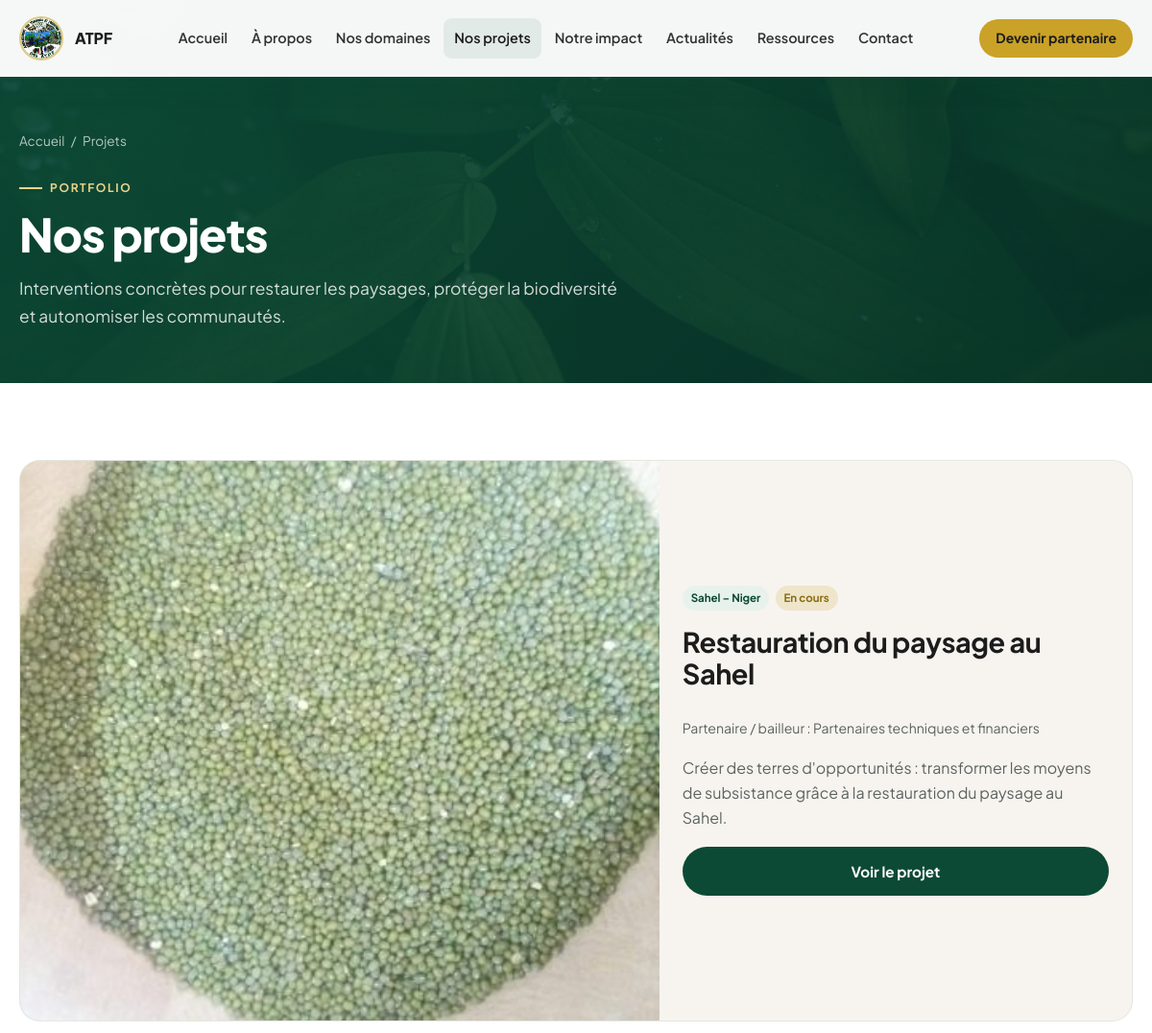
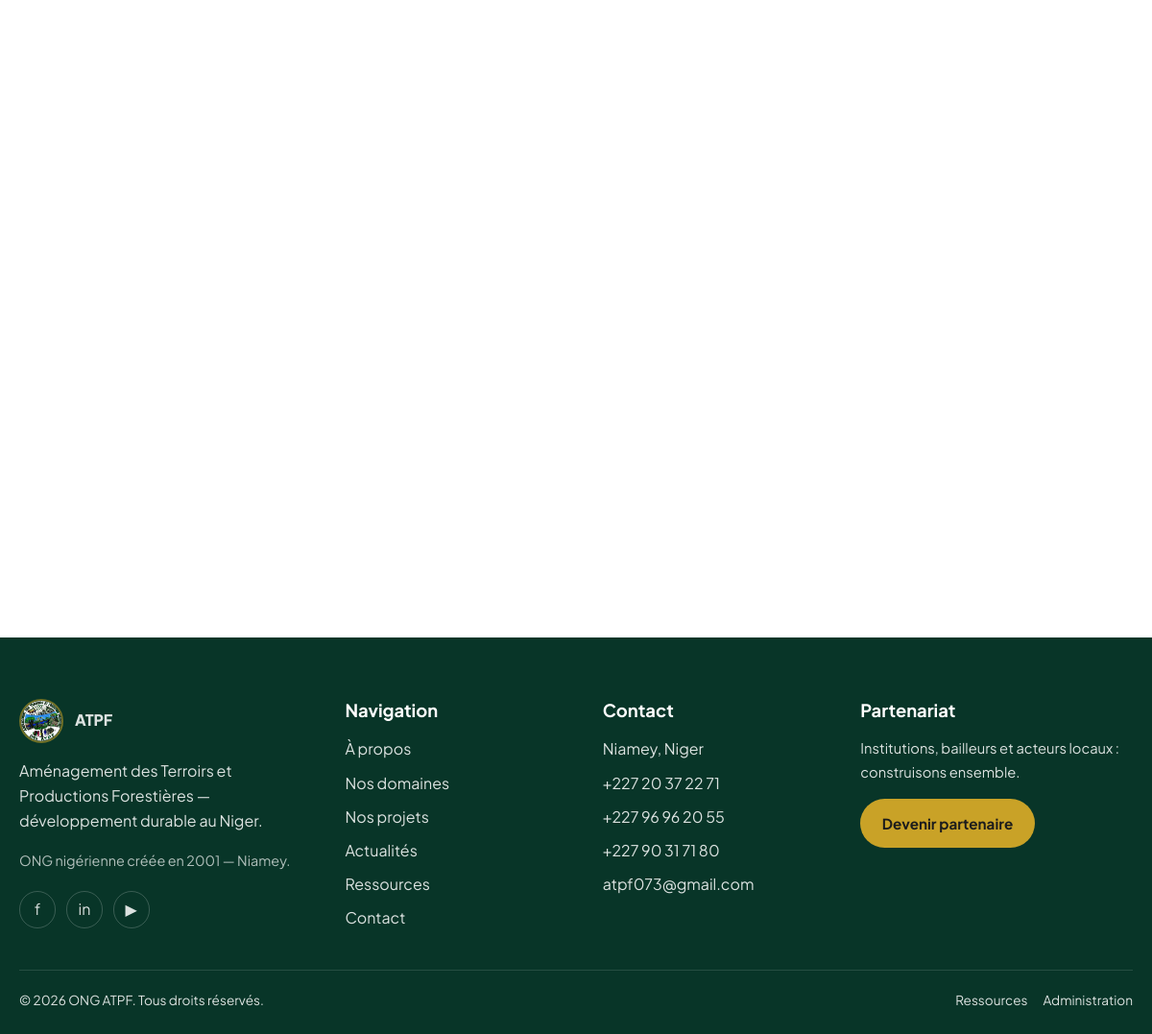
Screenshot of /projets with the database file from the repository (2 pictures, top to bottom).
### tables this page shows
CREATE TABLE projects (
  id INT UNSIGNED AUTO_INCREMENT PRIMARY KEY,
  title VARCHAR(255) NOT NULL,
  slug VARCHAR(255) NOT NULL UNIQUE,
  summary TEXT NOT NULL,
  content LONGTEXT NULL,
  cover_image VARCHAR(255) NULL,
  gallery JSON NULL,
  zone VARCHAR(255) NULL,
  period_start DATE NULL,
  period_end DATE NULL,
  period_label VARCHAR(120) NULL,
  partner_name VARCHAR(255) NULL,
  status ENUM('active','completed','planned','draft') NOT NULL DEFAULT 'draft',
  beneficiaries_note VARCHAR(255) NULL,
  is_featured TINYINT(1) NOT NULL DEFAULT 0,
  is_published TINYINT(1) NOT NULL DEFAULT 0,
  published_at DATETIME NULL,
  meta_title VARCHAR(255) NULL,
  meta_description VARCHAR(320) NULL,
  sort_order INT NOT NULL DEFAULT 0,
  created_at DATETIME NOT NULL DEFAULT CURRENT_TIMESTAMP,
  updated_at DATETIME NOT NULL DEFAULT CURRENT_TIMESTAMP ON UPDATE CURRENT_TIMESTAMP,
  INDEX idx_status (status),
  INDEX idx_published (is_published)
);

### app/Controllers/ProjectController.php (called while the page is built, shortened)
<?php
class ProjectController extends Controller
{
    public function index(): void
    {
        view('pages/projets/index', $this->seo(
            'Nos projets | ATPF Niger',
            'Découvrez les projets d\'ATPF : restauration des paysages, Parc W, Zone Girafe et autonomisation des femmes.'
        ) + [
            'projects' => Project::published(),
        ]);
    }
}

### index.php (called while the page is built, shortened)
<?php
$router = new Router();
$router->get('/', [HomeController::class, 'index']);
$router->get('/a-propos', [PageController::class, 'about']);
$router->get('/domaines', [PageController::class, 'domains']);
$router->get('/projets', [ProjectController::class, 'index']);
$router->get('/projets/{slug}', [ProjectController::class, 'show']);
$router->get('/impact', [PageController::class, 'impact']);
$router->get('/actualites', [NewsController::class, 'index']);
$router->get('/actualites/{slug}', [NewsController::class, 'show']);
$router->get('/ressources', [PageController::class, 'resources']);
$router->get('/partenaires', [PageController::class, 'partners']);
$router->get('/contact', [PageController::class, 'contact']);
$router->post('/contact', [PageController::class, 'contactSubmit']);
$router->get('/api/regions/{slug}', [ApiController::class, 'region']);
$router->get('/admin/login', [AdminController::class, 'loginForm']);
$router->post('/admin/login', [AdminController::class, 'login']);
$router->get('/admin/logout', [AdminController::class, 'logout']);
$router->get('/admin', [AdminController::class, 'dashboard']);
$router->get('/admin/projets', [AdminController::class, 'projects']);
$router->get('/admin/projets/create', [AdminController::class, 'projectForm']);
$router->get('/admin/projets/edit/{id}', [AdminController::class, 'projectForm']);
$router->post('/admin/projets/save', [AdminController::class, 'projectSave']);
$router->post('/admin/projets/delete', [AdminController::class, 'projectDelete']);
$router->get('/admin/actualites', [AdminController::class, 'news']);
$router->get('/admin/actualites/create', [AdminController::class, 'newsForm']);
$router->get('/admin/actualites/edit/{id}', [AdminController::class, 'newsForm']);
$router->post('/admin/actualites/save', [AdminController::class, 'newsSave']);
$router->post('/admin/actualites/delete', [AdminController::class, 'newsDelete']);
$router->get('/admin/partenaires', [AdminController::class, 'partners']);
$router->post('/admin/partenaires/save', [AdminController::class, 'partnerSave']);
$router->post('/admin/partenaires/delete', [AdminController::class, 'partnerDelete']);
$router->get('/admin/chiffres', [AdminController::class, 'stats']);
$router->post('/admin/chiffres/save', [AdminController::class, 'statsSave']);
$router->get('/admin/messages', [AdminController::class, 'messages']);
$router->post('/admin/messages/read', [AdminController::class, 'messageRead']);
$router->get('/admin/ressources', [AdminController::class, 'resources']);
$router->post('/admin/ressources/save', [AdminController::class, 'resourceSave']);
$router->dispatch($_SERVER['REQUEST_METHOD'], $_SERVER['REQUEST_URI'] ?? '/');

### app/Database.php (called while the page is built, shortened)
<?php
class Database
{
    private static ?PDO $pdo = null;
    public static function connect(array $config): void
    {
        $dsn = sprintf(
            'mysql:host=%s;port=%s;dbname=%s;charset=utf8mb4',
            $config['host'],
            $config['port'],
            $config['database']
        );
        self::$pdo = new PDO($dsn, $config['username'], $config['password'], [
            PDO::ATTR_ERRMODE => PDO::ERRMODE_EXCEPTION,
            PDO::ATTR_DEFAULT_FETCH_MODE => PDO::FETCH_ASSOC,
            PDO::ATTR_EMULATE_PREPARES => false,
            PDO::MYSQL_ATTR_INIT_COMMAND => "SET NAMES utf8mb4 COLLATE utf8mb4_unicode_ci",
        ]);
        self::$pdo->exec("SET NAMES utf8mb4 COLLATE utf8mb4_unicode_ci");
    }
    public static function pdo(): PDO
    {
        return self::$pdo;
    }
    public static function query(string $sql, array $params = []): PDOStatement
    {
        $stmt = self::pdo()->prepare($sql);
        $stmt->execute($params);
        return $stmt;
    }
    public static function fetchAll(string $sql, array $params = []): array
    {
        return self::query($sql, $params)->fetchAll();
    }
}

### app/Models/Project.php (called while the page is built, shortened)
<?php
class Project
{
    public static function published(int $limit = 0, bool $featuredOnly = false): array
    {
        $sql = "SELECT * FROM projects WHERE is_published = 1";
        $sql .= " ORDER BY sort_order ASC, published_at DESC";
        return Database::fetchAll($sql);
    }
}

### app/media.php (called while the page is built, shortened)
<?php
function atpf_img(string $file): string
{
    return asset('assets/images/atpf/' . ltrim($file, '/'));
}

### views/pages/projets/index.php (the view, shortened to what this page needs)
<section class="page-hero">
  <div class="container">
    <nav class="breadcrumb" aria-label="Fil d'Ariane">
      <a href="<?= base_path() ?>">Accueil</a><span>/</span><span>Projets</span>
    </nav>
    <p class="eyebrow">Portfolio</p>
    <h1 class="h1">Nos projets</h1>
    <p class="lead">Interventions concrètes pour restaurer les paysages, protéger la biodiversité et autonomiser les communautés.</p>
  </div>
</section>
<section class="section section-projects">
  <div class="container">
    <?php if (empty($projects)): ?>
      <div class="empty-state">Aucun projet publié pour le moment.</div>
    <?php else: ?>
      <?php
      $fallbacks = [atpf_img('photo-mung1.jpg'), atpf_img('mung3-scaled.jpg'), atpf_img('wa-184256.jpeg')];
      $featured = $projects[0];
      $rest = array_slice($projects, 1);
      $img0 = (!empty($featured['cover_image']) && is_file(ROOT_PATH.'/'.ltrim($featured['cover_image'],'/')))
        ? asset($featured['cover_image']) : $fallbacks[0];
      ?>
      <div class="project-spotlight reveal">
        <div class="project-spotlight-media">
          <img src="<?= e($img0) ?>" alt="<?= e($featured['title']) ?>" loading="lazy">
        </div>
        <div class="project-spotlight-body">
          <div class="meta-row">
            <?php if ($featured['zone']): ?><span class="chip"><?= e($featured['zone']) ?></span><?php endif; ?>
            <?php if ($featured['period_label']): ?><span class="chip chip-gold"><?= e($featured['period_label']) ?></span><?php endif; ?>
          </div>
          <h2 class="h2" style="font-size:clamp(1.4rem,2.4vw,1.9rem)"><?= e($featured['title']) ?></h2>
          <?php if ($featured['partner_name']): ?>
            <p class="project-meta-line">Partenaire / bailleur : <?= e($featured['partner_name']) ?></p>
          <?php endif; ?>
          <p class="prose" style="margin:0"><?= e(truncate($featured['summary'], 200)) ?></p>
          <a class="btn btn-dark" href="<?= base_path('projets/' . $featured['slug']) ?>">Voir le projet</a>
        </div>
      </div>
      <?php if ($rest): ?>
        <div class="grid-2 project-side-grid" style="margin-top:1.5rem">
        </div>
      <?php endif; ?>
    <?php endif; ?>
  </div>
</section>

### app/Router.php (shortened to what this page needs)
<?php
class Router
{
    private array $routes = [];
    private function add(string $method, string $path, callable|array $handler): void
    {
        $this->routes[] = compact('method', 'path', 'handler');
    }
    public function dispatch(string $method, string $uri): void
    {
        $path = parse_url($uri, PHP_URL_PATH) ?: '/';
        $base = rtrim((string) config('base_path'), '/');
        if ($base && str_starts_with($path, $base)) {
            $path = substr($path, strlen($base)) ?: '/';
        }
        $path = '/' . trim($path, '/');
        if ($path !== '/') {
            $path = rtrim($path, '/');
        }
        foreach ($this->routes as $route) {
            $pattern = preg_replace('#\{([a-zA-Z_]+)\}#', '(?P<$1>[^/]+)', $route['path']);
            $pattern = '#^' . $pattern . '$#';
            if (!preg_match($pattern, $path, $matches)) {
                continue;
            }
            $params = array_filter($matches, 'is_string', ARRAY_FILTER_USE_KEY);
            $handler = $route['handler'];
            if (is_array($handler)) {
                [$class, $action] = $handler;
                $controller = new $class();
                call_user_func_array([$controller, $action], $params);
                return;
            }
            return;
        }
    }
}

### assets/css/app.css (style rules this page uses)
:root { --adk-green: #0c4a36; --adk-green-deep: #083528; --adk-green-soft: #1a6b4f; --adk-green-pale: #e8f2ec; --adk-gold: #c9a227; --adk-gold-soft: #e8d48a; --adk-cream: #f7f4ef; --adk-beige: #ede6d9; --adk-ink: #1c1c1c; --adk-muted: #5c635f; --adk-white: #ffffff; --adk-radius: 1rem; --header-h: 5rem; --font-sans: "Plus Jakarta Sans", "Segoe UI", sans-serif; }
*, *::before, *::after { box-sizing: border-box; }
html { scroll-behavior: smooth; }
body { margin: 0; font-family: var(--font-sans); color: var(--adk-ink); background: var(--adk-cream); line-height: 1.65; -webkit-font-smoothing: antialiased; }
img { max-width: 100%; height: auto; display: block; }
a { color: inherit; text-decoration: none; }
.container { width: min(1180px, calc(100% - 2.5rem)); margin-inline: auto; }
.eyebrow { display: inline-flex; align-items: center; gap: .5rem; font-size: .75rem; font-weight: 700; letter-spacing: .14em; text-transform: uppercase; color: var(--adk-gold); }
.eyebrow::before { content: ""; width: 1.5rem; height: 2px; background: currentColor; }
.h1 { font-size: clamp(2.2rem, 5vw, 3.75rem); line-height: 1.08; font-weight: 700; letter-spacing: -.02em; margin: 0 0 1rem; }
.h2 { font-size: clamp(1.75rem, 3vw, 2.5rem); line-height: 1.15; font-weight: 700; letter-spacing: -.015em; margin: 0 0 .85rem; }
.lead { font-size: 1.085rem; color: var(--adk-muted); max-width: 40rem; margin: 0; }
.prose { max-width: 42rem; color: var(--adk-muted); }
.btn { display: inline-flex; align-items: center; justify-content: center; gap: .55rem; min-height: 3rem; padding: .75rem 1.35rem; border-radius: 999px; border: 1.5px solid transparent; font-weight: 650; font-size: .95rem; transition: .25s ease; cursor: pointer; white-space: nowrap; }
.btn-dark { background: var(--adk-green); color: #fff; }
.section { padding: 5rem 0; }
.grid-2 { display: grid; gap: 2rem; }
@media (min-width: 900px) { .grid-2 { grid-template-columns: 1.05fr .95fr; align-items: center; gap: 3rem; } }
.meta-row { display: flex; flex-wrap: wrap; gap: .4rem; }
.chip { display: inline-flex; align-items: center; padding: .2rem .55rem; border-radius: 999px; background: var(--adk-green-pale); color: var(--adk-green); font-size: .72rem; font-weight: 700; }
.chip-gold { background: rgba(201,162,39,.18); color: #8a6d10; }
.page-hero { padding: 8.5rem 0 3.5rem; background: linear-gradient(135deg, rgba(12,74,54,.94), rgba(8,53,40,.88)), url('../images/atpf/hero.jpg') center/cover; color: #fff; }
.page-hero .lead { color: rgba(255,255,255,.82); }
.page-hero .eyebrow { color: var(--adk-gold-soft); }
.page-hero .breadcrumb { color: rgba(255,255,255,.7); }
.reveal { opacity: 0; transform: translateY(18px); transition: opacity .7s ease, transform .7s ease; }
.reveal.is-visible { opacity: 1; transform: none; }
.section-projects { background: #fff; }
.project-spotlight { display: grid; gap: 0; border-radius: 1.35rem; overflow: hidden; border: 1px solid rgba(12,74,54,.08); background: var(--adk-cream); margin-bottom: 1.25rem; }
@media (min-width: 900px) { .project-spotlight { grid-template-columns: 1.15fr .85fr; } }
.project-spotlight-media { min-height: 280px; background: #d7d2c8; }
.project-spotlight-media img { width: 100%; height: 100%; object-fit: cover; }
.project-spotlight-body { padding: 1.75rem 1.5rem; display: grid; align-content: center; gap: 1rem; }
.project-meta-line { margin: 0; font-size: .88rem; color: var(--adk-muted); }
@media (min-width: 900px) { .project-side-grid { grid-template-columns: 1fr 1fr; } }
:root { --atpf-green: var(--adk-green); --forest: var(--adk-green); --forest-deep: var(--adk-green-deep); --leaf: var(--adk-green-soft); --gold: var(--adk-gold); --cream: var(--adk-cream); --ink: var(--adk-ink); --muted: var(--adk-muted); --white: var(--adk-white); --line: rgba(12,74,54,.12); --font-display: var(--font-sans); --font-body: var(--font-sans); }
.page-hero .h1, .page-hero h1 { font-size: clamp(2rem, 4vw, 3.2rem); margin:0 0 1rem; font-weight:800; letter-spacing:-.02em; }
.breadcrumb { display:flex; flex-wrap:wrap; gap:.4rem; font-size:.85rem; margin-bottom:1rem; }

### rows the page displays
projects: zone "Sahel – Niger", period_label "En cours", title "Restauration du paysage au Sahel", partner_name "Partenaires techniques et financiers", summary "Créer des terres d'opportunités : transformer les moyens de subsistance grâce à la restauration du paysage au Sahel."

### other values shown
$m "+227 96 96 20 55"
$m "+227 90 31 71 80"
